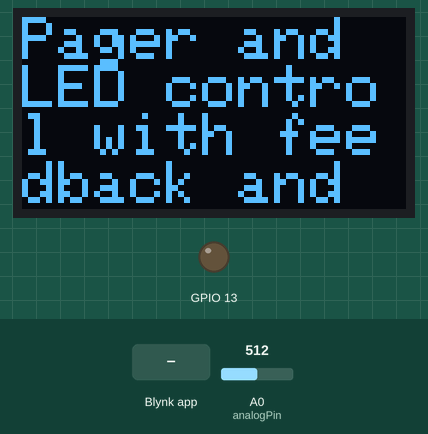
The sketch below on a simulated ESP8266 (Wemos D1 mini). On the bench: 128×64 one-colour display, output pins drawn as LEDs (lit = HIGH). The test bench sets the inputs (shaded band); at power-on: A0 (analogPin) = 512. WiFi joins after 1.5 s; servers stay silent unless stated; what the sketch prints to the serial monitor is not drawn.

Above: at 3.0 s.
3.1 s: Blynk app writes 1 to V6
At 3.7 s:
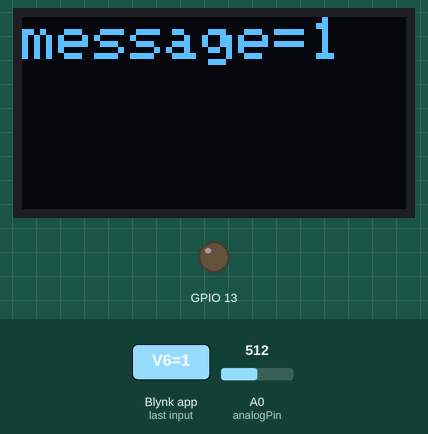
4.6 s: Blynk app writes 0 to V6
At 5.8 s:
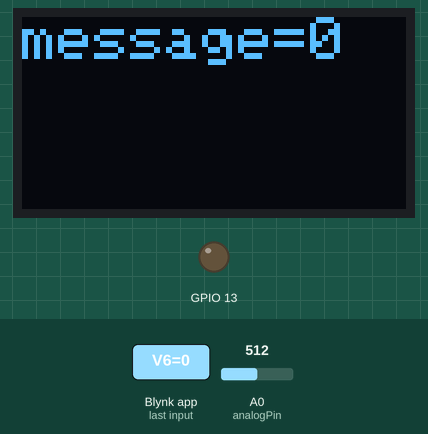
6.1 s: Blynk app writes 1 to V13
At 7.3 s:
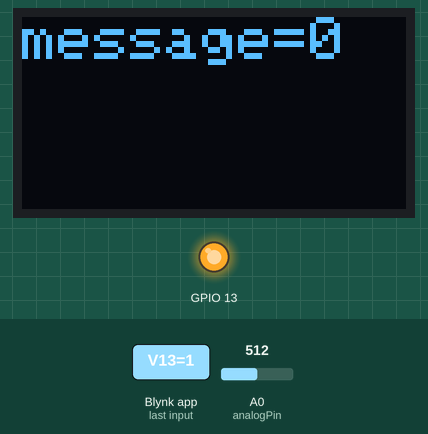
7.6 s: Blynk app writes 0 to V13
At 8.6 s:
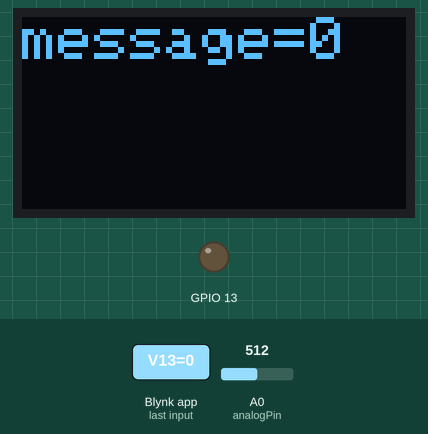
9.1 s: Blynk app writes 200 to V13
At 9.8 s:
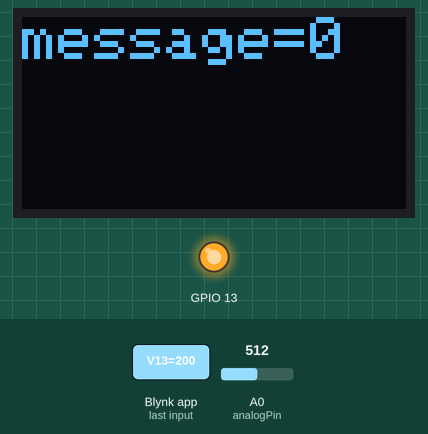
Timing chart, 0 to 11.6 s (numbered marks = the images above; inputs shaded):
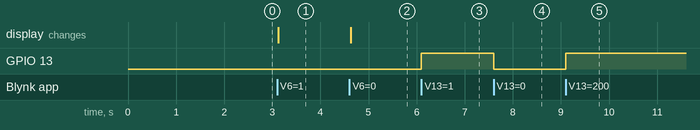

Measured:
- after the input at 3.1 s, the display: changes at once (image 1)
- after the input at 4.6 s, the display: changes at once (image 2)
- after the input at 6.1 s, GPIO 13: LOW → HIGH at once
- after the input at 7.6 s, GPIO 13: HIGH → LOW at once
- after the input at 9.1 s, GPIO 13: LOW → HIGH at once

The sketch:

WeMos_D1_R2_Blynk_Oled_Pager_1_led_fdbk.ino
```cpp
/*
 * button on virtual V13 LED on D13
 * feedback on A)
 * gauge on V3 for feedback min=0 max=1023
 * Oled on SDA, SCL, GND and +3.3V
 */
#include <Adafruit_SSD1306.h>
#include <Adafruit_GFX.h>
#define OLED_ADDR   0x3C
Adafruit_SSD1306 display(-1);


#define BLYNK_TEMPLATE_ID "TMPLljpFJSc-"
#define BLYNK_TEMPLATE_NAME "4 led"
#define BLYNK_AUTH_TOKEN "goLXmyUSeC5KoAd2antGXx6tZwLHm8Nd"


#include <ESP8266WiFi.h>
#include <BlynkSimpleEsp8266.h>

#include <SimpleTimer.h>
SimpleTimer timer;

char ssid[] = "UPCF4821BC";
char pass[] = "password";


#define analogPin A0
 int analog = 0;

BLYNK_WRITE(V6){

Serial.print(  "text=");
Serial.println( param.asStr());
display.clearDisplay();
  display.setTextSize(2);
  display.setTextColor(WHITE);
  display.setCursor(0,0);

  display.print("message=");
  display.print(param.asStr());
  display.display();

}


//Get the button value

BLYNK_WRITE(V13) {
  digitalWrite(13, param.asInt());
}


void setup() {
  Serial.begin(115200);
  timer.setInterval(100L, sendUptime);

  pinMode(13, OUTPUT);
  display.begin(SSD1306_SWITCHCAPVCC, OLED_ADDR);
  display.clearDisplay();
  display.setTextSize(2);
  display.setTextColor(WHITE);
  display.setCursor(0,0);

  display.print("Pager and LED control with feedback and Blynk");

  display.display();

  Blynk.begin(BLYNK_AUTH_TOKEN, ssid, pass);
    }

void loop() {
  Blynk.run();
  timer.run();

      }

      void sendUptime()
        {
    analog= analogRead(analogPin);
      Blynk.virtualWrite(3, analog);
        }
```
